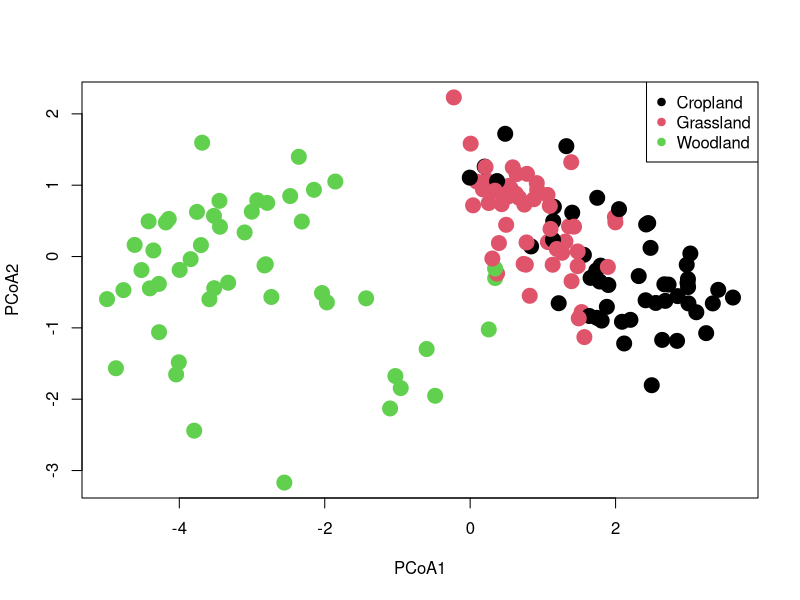
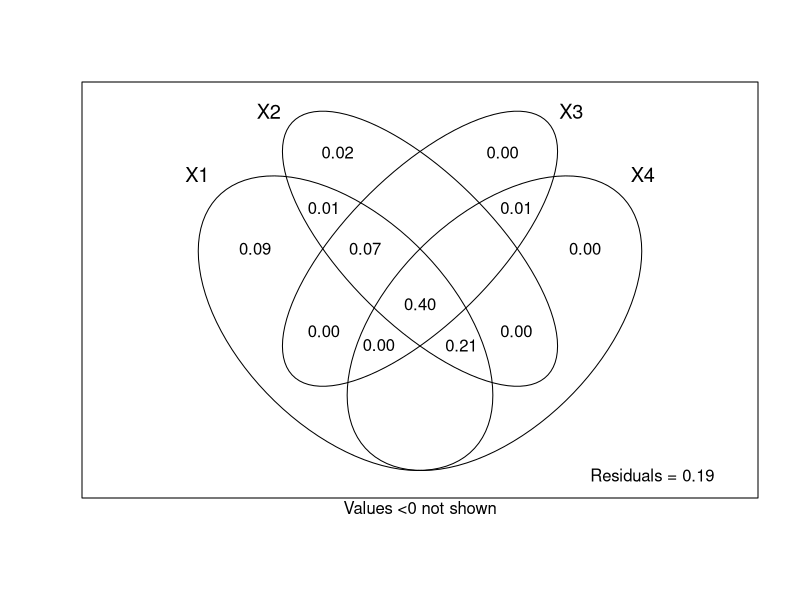
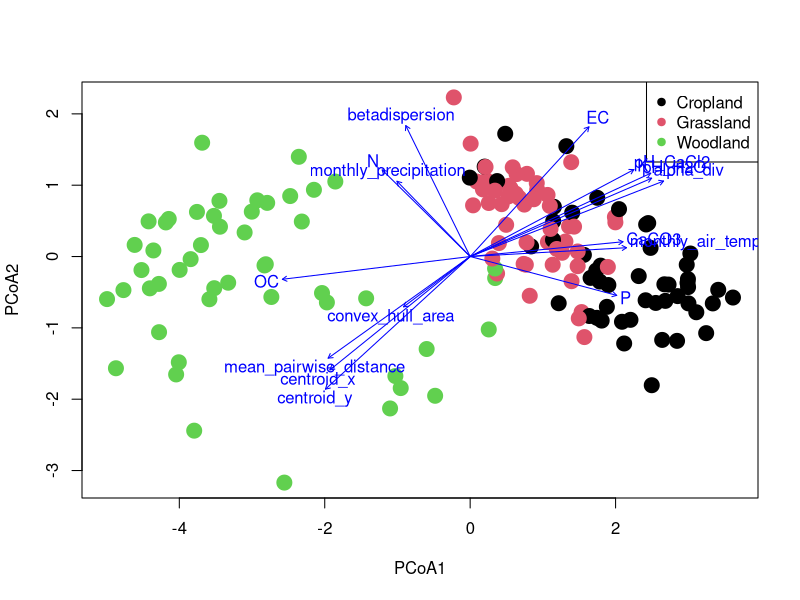
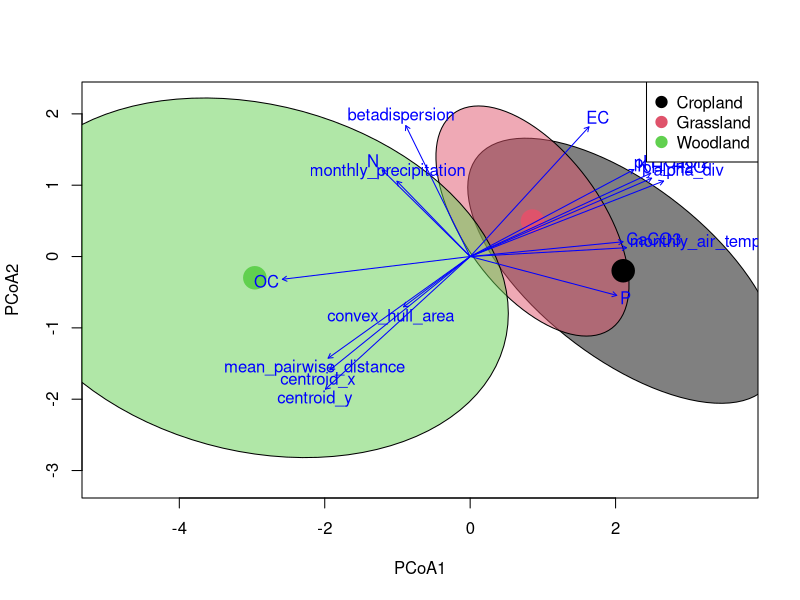
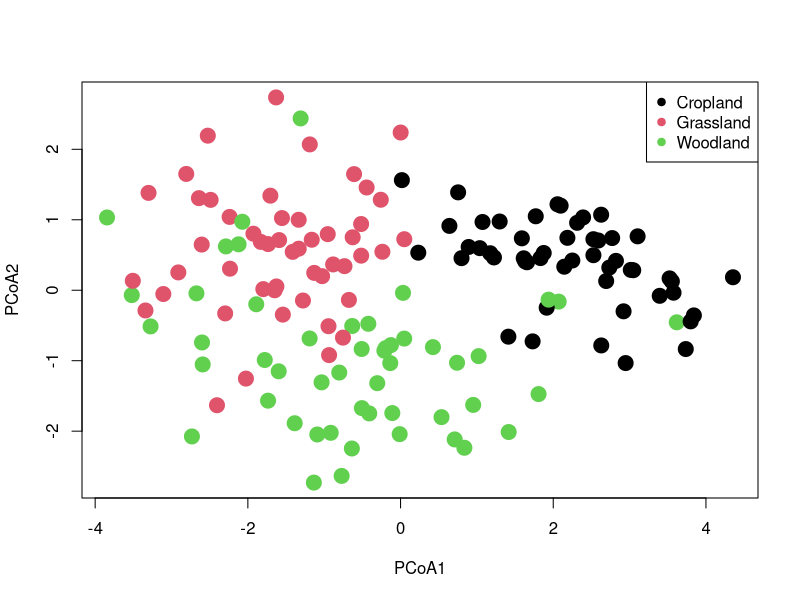
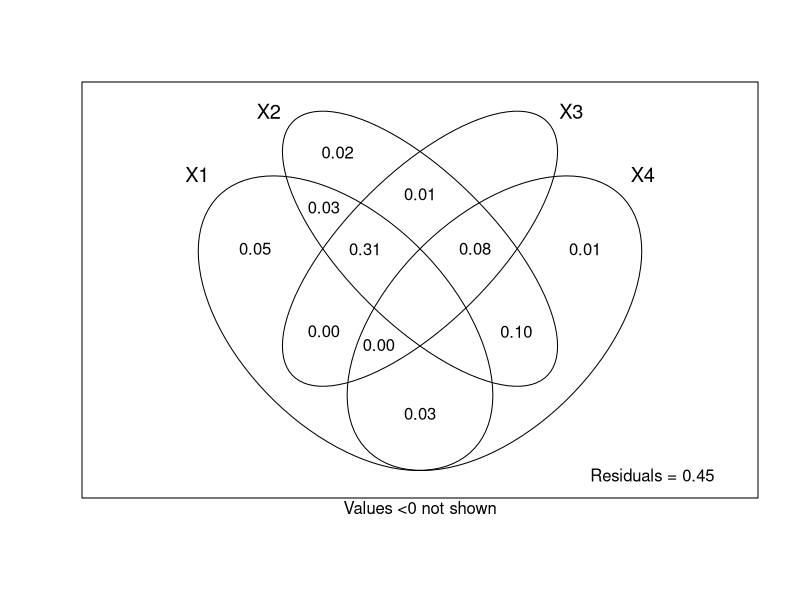
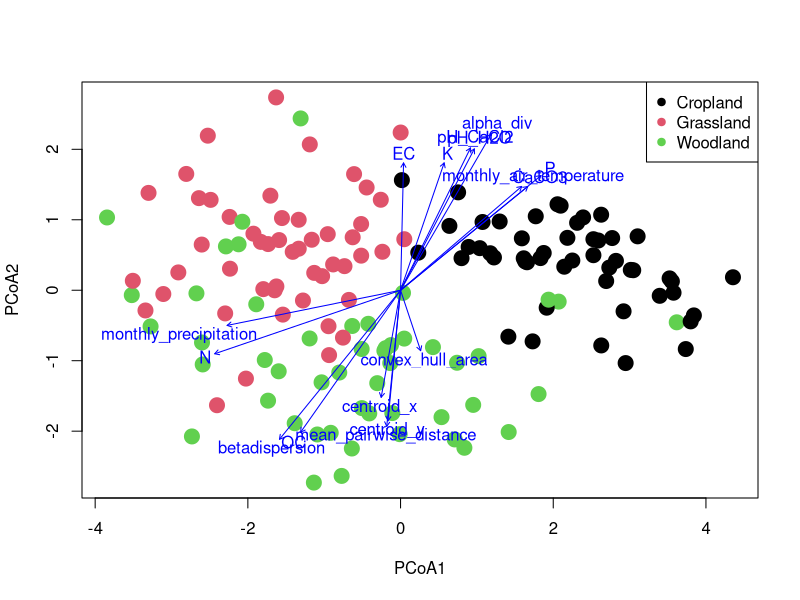
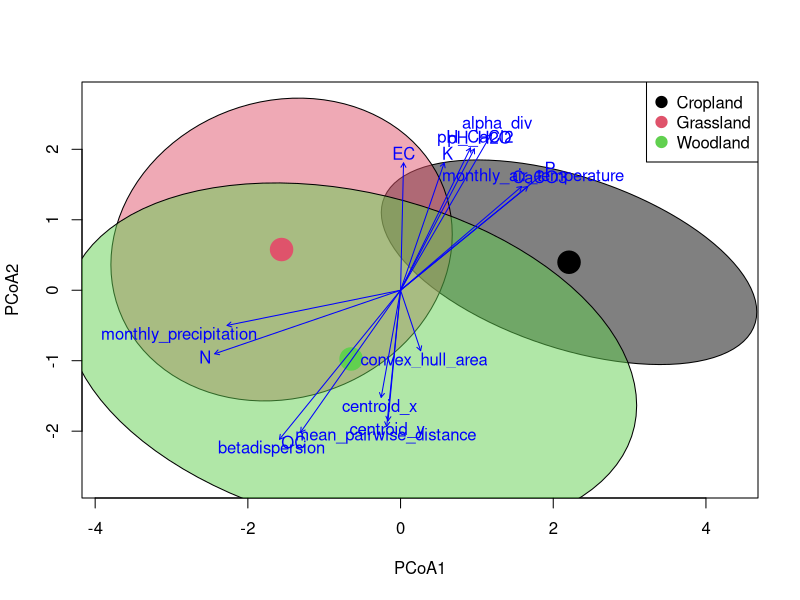

Write R code to recreate these figures, in order.
# Load required package
library(vegan)

# Read data
data <- read.csv("networkCharacteristics.csv", row.names = 'Network') # Obtained from running getNetworkProperties_50NetworksPerEcosystem.py or getNetworkProperties_nullModelNetworks.py
data<-data[data$"Environment" != "Null", ] # Null models to be excluded from this analysis

metadata<-read.csv('allSubsampleMetadata.csv',row.names='X')
metadata<-metadata[metadata$"Environment" != "Null", ] # Null models to be excluded from this analysis


for (org in c("Bacteria","Fungi")){
     # 1. Keep only Bacteria/Fungi at once
     print(paste0('========',org,'========'))
     data_org<-data[data$"Organism" == org, ]
     metadata_org<-metadata[grep(paste0("^",substr(org, 1, 1)), rownames(metadata)), ]


     # 2. Separate metadata (e.g., environment) from numeric variables
     # Adjust column name if needed
     env <- data_org$Environment
     vars <- data_org[, names(data_org) %in% c("Node.number","Edge.number","Mean.interaction.coefficient","Degree.heterogeneity","Network.density","Clustering.coefficient","Modularity..Q.")]

     # 3. Standardize variables (z-score)
     vars_scaled <- scale(vars)
     #vars_numeric <- as.data.frame(apply(vars_scaled, 2, as.numeric))

     # 4. Compute Euclidean distance matrix on network characteristics
     dist_matrix <- vegdist(vars_scaled, method = "euclidean")
     adonisresult <- adonis2(dist_matrix ~ Environment, data = data_org)
     #print(adonisresult)

     # 5. Perform PCoA (classical multidimensional scaling)
     pcoa <- cmdscale(dist_matrix, eig = TRUE, k = 2)
     eig_vals <- pcoa$eig
     pct_var <- 100 * eig_vals / sum(eig_vals) # get percentage of variance:
     pcoa_points <- as.data.frame(pcoa$points) # Extract coordinates
     colnames(pcoa_points) <- c("PCoA1", "PCoA2")
     pcoa_points$environment <- env # Add environment back for plotting
     write.csv(pcoa_points,paste0('pcoaNetworks.',org,'.coords.csv')) # export coordinates for plotting

     # 6. Plot PCoA
     pdf(paste0('pcoaNetworks.',org,'.pcoa.pdf'))
     plot(pcoa_points$PCoA1, pcoa_points$PCoA2,
          col = as.factor(pcoa_points$environment),
          pch = 19,
          cex = 2,
          xlab = "PCoA1",
          ylab = "PCoA2")
          legend("topright", legend = levels(as.factor(env)),
          col = 1:length(unique(env)), pch = 19)
     dev.off()

     # 7. Variance partitioning
     vp<-varpart(dist_matrix,
        ~ betadispersion+alpha_div,# microbial diversity/community properties
        ~ pH_H2O+pH_CaCl2+EC+OC+CaCO3+P+N+K,# edaphic properties
        ~ monthly_precipitation+monthly_air_temperature,# climate
        ~ centroid_x+centroid_y+convex_hull_area+mean_pairwise_distance,# geography
        data = metadata_org)
     print(str(summary(vp)))
     pdf(paste('pcoaNetworks',org,'venn','pdf',sep='.'))
     plot(vp)
     dev.off()

     # Extract the Individual fractions table as a data frame
     ind_fractions <- as.data.frame(vp$part$indfract)
     # Save as CSV
     write.csv(ind_fractions, file = paste('pcoaNetworks',org,'individual_fractions','csv',sep='.'))


     # 8. Fitting Environmental Vectors
     fit <- envfit(pcoa ~ betadispersion+alpha_div+pH_H2O+pH_CaCl2+EC+OC+CaCO3+P+N+K+monthly_precipitation+monthly_air_temperature+centroid_x+centroid_y+convex_hull_area+mean_pairwise_distance,
              data = metadata_org,
              permutations = 999)
     pdf(paste0('pcoaNetworks.',org,'.pcoaWithEnvFit.pdf'))
     plot(pcoa_points$PCoA1, pcoa_points$PCoA2,
          col = as.factor(pcoa_points$environment),
          cex = 2,
          pch = 19,
          xlab = "PCoA1",
          ylab = "PCoA2")
          legend("topright", legend = levels(as.factor(env)),
          col = 1:length(unique(env)), pch = 19)
     plot(fit)
     dev.off()
     

     #9. plot ordination ellipses
     env_factor <- as.factor(pcoa_points$environment)
     unique_env <- levels(env_factor)
     centroids <- data.frame(
          PCoA1 = tapply(pcoa_points$PCoA1, env_factor, mean),
          PCoA2 = tapply(pcoa_points$PCoA2, env_factor, mean)
     )
     rownames(centroids) <- unique_env
     # Empty plot with same limits
     pdf(paste0('pcoaNetworks.',org,'.pcoaWithEnvFit_ellipses_sd.pdf'))
     plot(pcoa_points$PCoA1, pcoa_points$PCoA2, type = "n",
          xlab = "PCoA1", ylab = "PCoA2",
          xlim = range(pcoa_points$PCoA1), ylim = range(pcoa_points$PCoA2))

     # Add ellipses (95% CI; adjust conf=0.95)
     cols <- 1:length(unique_env)
     ordiellipse(pcoa, env_factor, conf = 0.95, col = cols, draw = "polygon", kind = "sd")  # or "ehull"

     # Add centroid points (large, matching legend)
     points(centroids$PCoA1, centroids$PCoA2, pch = 19, cex = 3, col = cols)
     plot(fit)
     # Legend
     legend("topright", legend = unique_env, col = cols, pch = 19, pt.cex = 1.5)
     dev.off

}
